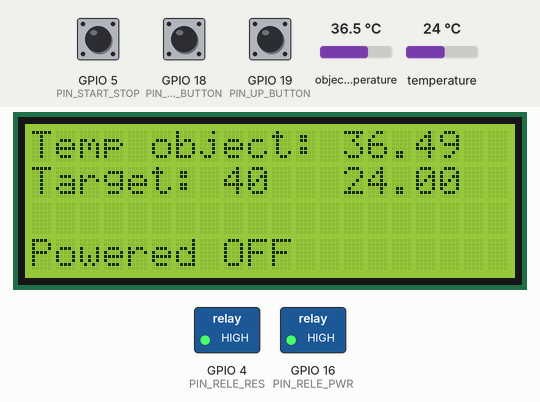
This program was run on a simulated ESP32. On the bench: 20×4 character LCD, switched loads named in the program (green lamp = pin HIGH). The test bench sets the inputs (shaded band); at power-on: GPIO 5 (PIN_START_STOP) HIGH, object temperature 36.5 °C, GPIO 18 (PIN_DOWN_BUTTON) HIGH, temperature 24 °C, GPIO 19 (PIN_UP_BUTTON) HIGH. What the program prints to the serial monitor is not drawn.

Above: at 2.0 s.
2.1 s: GPIO 5 (PIN_START_STOP) pulled LOW for 1.25 s
At 3.4 s:
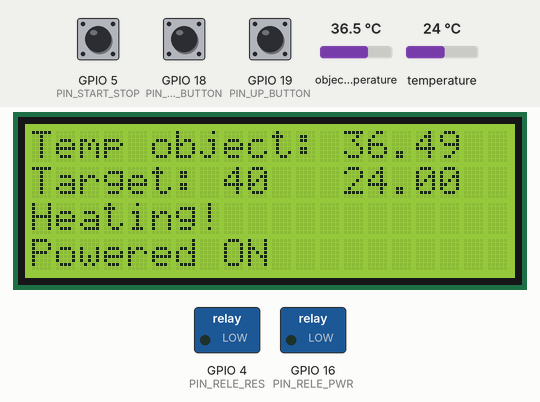
4.8 s: object temperature set to 40.6 °C
At 6.2 s:
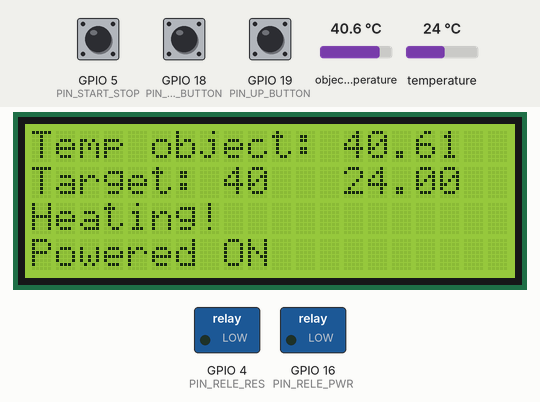
7.3 s: object temperature set to 41.4 °C
At 8.8 s:
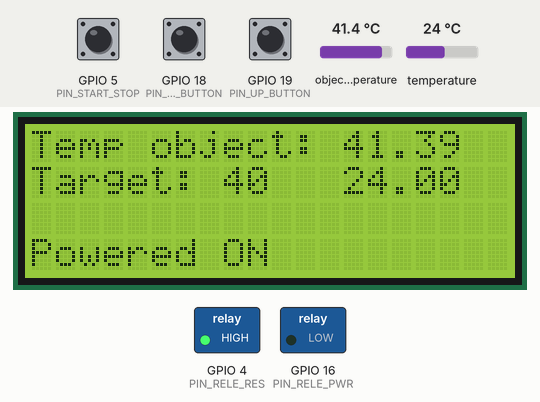
9.4 s: GPIO 18 (PIN_DOWN_BUTTON) pulled LOW for 1.25 s
At 11.4 s:
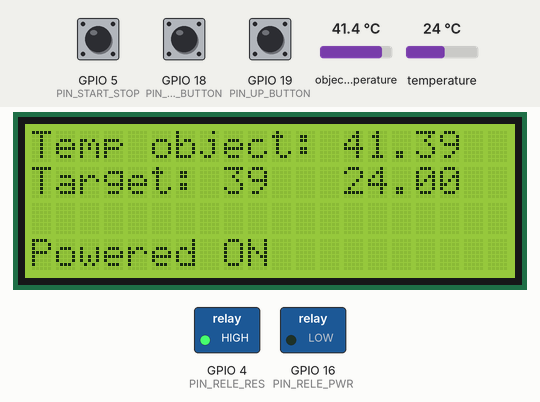
12.1 s: temperature set to 12 °C
At 12.8 s:
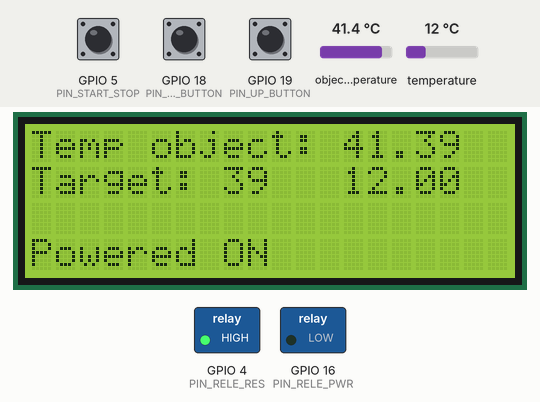
13.6 s: GPIO 19 (PIN_UP_BUTTON) pulled LOW for 1.25 s
At 15.5 s:
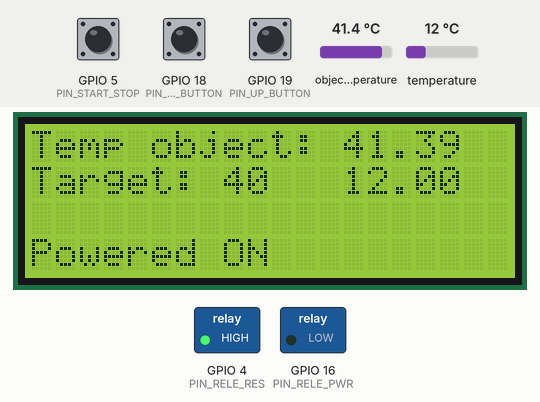
Timing chart, 0 to 17.0 s (numbered marks = the images above; inputs shaded):
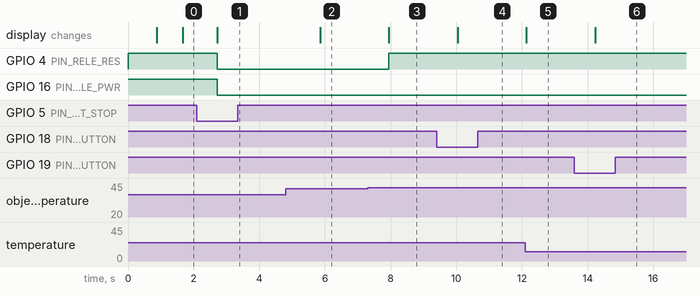

The program:

main.cpp
```cpp
/***************************************************
Project: Measure the internal temperature of an airfreyer using an infrared temperature sensor MLX90614
Data: 04/17/2024
Authors:
-Flaviano Medeiros da Silva Júnior (flaviano.medeiros@estudante.ufcg.edu.br)
-Raynoan Emilly Silva Batista (raynoan.batista@ee.ufcg.edu.br)
-Jefferson Lopes (jefferson.lopes@ee.ufcg.edu.br)
 ****************************************************/

#include <Arduino.h>

#include <Adafruit_MLX90614.h>
#include <DallasTemperature.h>
#include <LiquidCrystal_I2C.h>
#include <OneWire.h>
#include <Wire.h>

// All the pins can be changed
#define DEBOUNCE_DELAY 250
#define PIN_UP_BUTTON 19   /*Up temperature*/
#define PIN_DOWN_BUTTON 18 /*Down  temperature*/
#define PIN_START_STOP 5   /*tEMP CONTROL*/
#define PIN_RELE_RES 4    /*Swich*/
#define PIN_RELE_PWR 16
#define LINHAS 4
#define COLUNAS 20
#define ADRESS 0X27
#define PIN_DATA 17 /*Pin Sensor DS1*/

LiquidCrystal_I2C lcd(ADRESS, COLUNAS, LINHAS);

Adafruit_MLX90614 mlx = Adafruit_MLX90614();
OneWire oneWire(PIN_DATA);
DallasTemperature ds1 = (&oneWire);

const uint16_t limit_max_amb = 110;
const uint16_t limit_max = 100;
const uint16_t limit_min = 20;

uint16_t target = 40;
uint8_t precision = 1;

float temp_ds1;
float temp_mlx_obj;
float temp_mlx_amb;

/**
 * @brief debounce algorithm for the buttons
 *
 */
unsigned long last_interrupt_time_up = 0;
unsigned long last_interrupt_time_down = 0;
unsigned long last_interrupt_time_ss = 0;

/**
 * @brief true means that is allowed to turn on the resistance
 *
 */
bool flag_power = false;
bool flag_protection = false;
bool flag_control = false;

/*------Switch control------*/
void control_loop() {
    temp_mlx_obj = mlx.readObjectTempC();

    if (temp_mlx_obj >= target + precision) {
        flag_control = false;
    }
    else if (temp_mlx_obj <= target - precision) {
        flag_control = true;
    }
}

void protection_mode() {
    ds1.requestTemperatures();
    temp_ds1 = ds1.getTempCByIndex(0);

    if (temp_ds1 == -127) {
        Serial.print("Error connecting to DS1 sensor. Check wiring.");

        flag_protection = false;
    }
    else {
        if (temp_ds1 >= limit_max_amb) {
            flag_protection = false;
        }
        else {
            flag_protection = true;
        }
    }
}

void IRAM_ATTR ISR_UP() {
    unsigned long interrupt_time = millis();

    // If interrupts come faster than 200ms, assume it's a bounce and ignore
    if (interrupt_time - last_interrupt_time_up > DEBOUNCE_DELAY) {
        target++;

        if (target >= limit_max) {
            target = limit_max;
        }

        Serial.print("UP, target: ");
        Serial.println(target);
    }

    last_interrupt_time_up = interrupt_time;
}

void IRAM_ATTR ISR_DOWN() {
    unsigned long interrupt_time = millis();

    // If interrupts come faster than 200ms, assume it's a bounce and ignore
    if (interrupt_time - last_interrupt_time_down > DEBOUNCE_DELAY) {
        target--;

        if (target <= limit_min) {
            target = limit_min;
        }

        Serial.print("DOWN, target: ");
        Serial.println(target);
    }

    last_interrupt_time_down = interrupt_time;
}

void IRAM_ATTR ISR_SS() {
    unsigned long interrupt_time = millis();

    // If interrupts come faster than 200ms, assume it's a bounce and ignore
    if (interrupt_time - last_interrupt_time_ss > DEBOUNCE_DELAY) {
        flag_power = !flag_power;

        if (flag_power) {
            Serial.println("Start");
        } else {
            Serial.println("Stop");
        }
    }

    last_interrupt_time_ss = interrupt_time;
}

void show_temp() {
    lcd.setCursor(13, 0);
    lcd.print(temp_mlx_obj);

    lcd.setCursor(8, 1);
    lcd.print(target);

    Serial.print("obejct temp: ");
    Serial.println(temp_mlx_obj);

    lcd.setCursor(0, 2);
    if (flag_power && flag_protection && flag_control) {
        lcd.print("Heating!");
    }
    else {
        lcd.print("        ");
    }

    lcd.setCursor(13, 1);
    lcd.print(temp_ds1);

    lcd.setCursor(0, 3);
    if (flag_power) {
        lcd.print("Powered ON ");
    }
    else {
        lcd.print("Powered OFF");
    }
}

void setup() {
    Serial.begin(115200);

    pinMode(PIN_RELE_RES, OUTPUT);
    pinMode(PIN_RELE_PWR, OUTPUT);
    pinMode(PIN_UP_BUTTON, INPUT_PULLUP);
    pinMode(PIN_DOWN_BUTTON, INPUT_PULLUP);
    pinMode(PIN_START_STOP, INPUT_PULLUP);

    digitalWrite(PIN_RELE_PWR, HIGH);
    digitalWrite(PIN_RELE_RES, HIGH);

    attachInterrupt(PIN_UP_BUTTON, ISR_UP, FALLING);
    attachInterrupt(PIN_START_STOP, ISR_SS, FALLING);
    attachInterrupt(PIN_DOWN_BUTTON, ISR_DOWN, FALLING);

    /* init display LCD */
    lcd.init();
    lcd.backlight();
    lcd.clear();

    /* init MLX sensor and check if it's connected */
    if (!mlx.begin()) {
        Serial.println("Error connecting to MLX sensor. Check wiring.");

        lcd.setCursor(0, 0);
        lcd.print("ERROR: 0x01");

        /* lock processor */
        while (true) {
            ;
        }
    }

    /* init DS18B20 sensor and check if it's working */
    ds1.begin();
    ds1.requestTemperatures();
    temp_ds1 = ds1.getTempCByIndex(0);
    if (temp_ds1 == -127) {
        Serial.println("Error connecting to DS1 sensor. Check wiring.");

        lcd.setCursor(0, 0);
        lcd.print("ERROR: 0x02");

        /* lock processor */
        while (true) {
            ;
        }
    }

    lcd.setCursor(0, 0);
    lcd.print("Temp object: ");

    lcd.setCursor(0, 1);
    lcd.print("Target: ");
}

void loop() {
    protection_mode();
    control_loop();

    show_temp();

    /* correct for low level active of the relay */
    digitalWrite(PIN_RELE_RES, !(flag_power && flag_protection && flag_control));
    digitalWrite(PIN_RELE_PWR, !flag_power);

    Serial.print("f_pwr: ");
    Serial.print(flag_power);
    Serial.print(" , f_pro: ");
    Serial.print(flag_protection);
    Serial.print(", f_con: ");
    Serial.println(flag_control);

    delay(250);
}
```

Measured:
- the behaviour switches between 41 and 41.1 °C on object temperature (found by bisection; images 2 and 3)
- after the input at 2.1 s, GPIO 4 (PIN_RELE_RES), GPIO 16 (PIN_RELE_PWR): HIGH → LOW after 0.61 s; the display: changes after 0.61 s (image 1)
- after the input at 4.8 s, the display: changes after 1.1 s (image 2)
- after the input at 7.3 s, GPIO 4 (PIN_RELE_RES): LOW → HIGH after 0.65 s; the display: changes after 0.65 s (image 3)
- after the input at 9.4 s, the display: changes after 0.64 s (image 4)
- after the input at 12.1 s, the display: changes at once (image 5)
- after the input at 13.6 s, the display: changes after 0.64 s (image 6)
